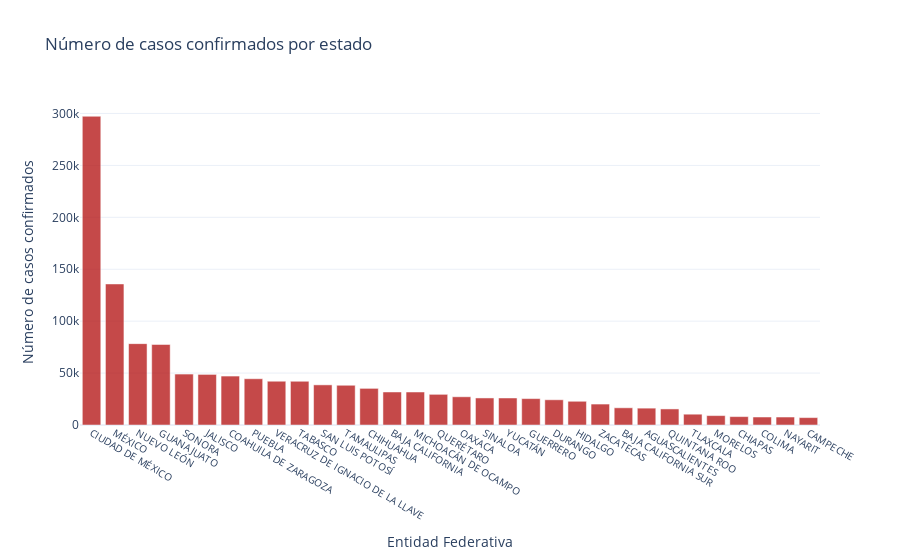

This figure's notebook cell:
### Code cell
# Bar plot of the confirmed cases by stte
confirmados_por_entidad.sort_values("Casos confirmados", ascending = False, inplace = True ) # Ordenando por número de casos de forma descendente 
fig_bar_edo = px.bar( x = confirmados_por_entidad["ENTIDAD_FEDERATIVA"], y = confirmados_por_entidad["Casos confirmados"],
                        labels = dict(x = "Entidad Federativa", y = "Número de casos confirmados"), title = "Número de casos confirmados por estado")


fig_bar_edo.update_xaxes(type='category', tickfont=dict(size = 10))
fig_bar_edo.update_traces(marker = dict(color = "#b71c1c"), opacity = 0.8)
fig_bar_edo.show()

### Figure 1 — Plotly figure (JSON) as saved in the notebook; plotly's stock layout.template omitted (floating-point values rounded to 4 significant figures)
{"data": [{"alignmentgroup": "True", "hovertemplate": "Entidad Federativa=%{x}<br>Número de casos confirmados=%{y}<extra></extra>", "legendgroup": "", "marker": {"color": "#b71c1c"}, "name": "", "offsetgroup": "", "opacity": 0.8, "orientation": "v", "showlegend": false, "textposition": "auto", "type": "bar", "x": ["CIUDAD DE MÉXICO", "MÉXICO", "NUEVO LEÓN", "GUANAJUATO", "SONORA", "JALISCO", "COAHUILA DE ZARAGOZA", "PUEBLA", "VERACRUZ DE IGNACIO DE LA LLAVE", "TABASCO", "SAN LUIS POTOSÍ", "TAMAULIPAS", "CHIHUAHUA", "BAJA CALIFORNIA", "MICHOACÁN DE OCAMPO", "QUERÉTARO", "OAXACA", "SINALOA", "YUCATÁN", "GUERRERO", "DURANGO", "HIDALGO", "ZACATECAS", "BAJA CALIFORNIA SUR", "AGUASCALIENTES", "QUINTANA ROO", "TLAXCALA", "MORELOS", "CHIAPAS", "COLIMA", "NAYARIT", "CAMPECHE"], "xaxis": "x", "y": [297345, 135837, 78362, 77557, 49063, 48726, 47132, 44549, 42156, 42112, 38649, 38271, 35278, 31807, 31779, 29527, 27182, 26044, 26026, 25424, 24301, 22841, 20168, 16561, 16238, 15467, 10415, 9050, 8084, 7685, 7672, 7118], "yaxis": "y"}], "layout": {"barmode": "relative", "legend": {"tracegroupgap": 0}, "title": {"text": "Número de casos confirmados por estado"}, "xaxis": {"anchor": "y", "domain": [0, 1], "tickfont": {"size": 10}, "title": {"text": "Entidad Federativa"}, "type": "category"}, "yaxis": {"anchor": "x", "domain": [0, 1], "title": {"text": "Número de casos confirmados"}}}}
